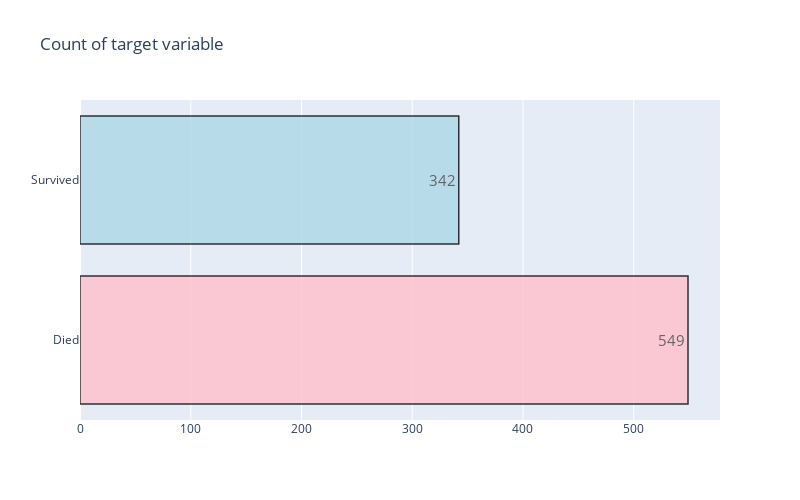
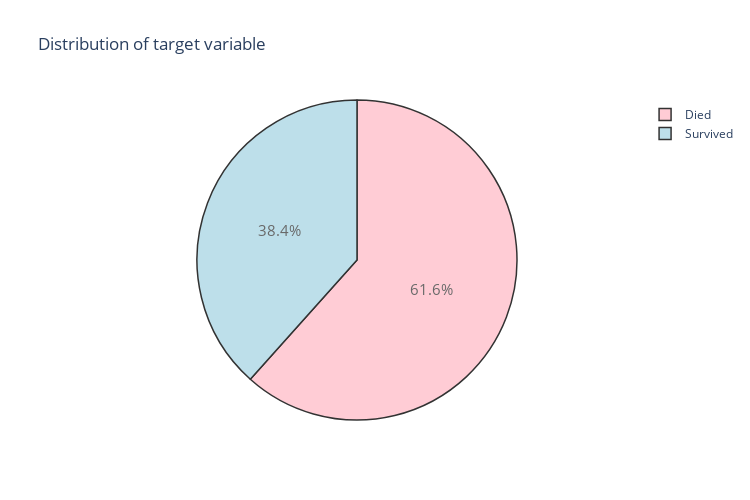

Source (notebook cell) for these figures, in order:
### Code cell
# Plotting target (count and %)
train = data[data['Type']=='train']

#------------COUNT-----------------------
trace = go.Bar(
        x = (train['Survived'].value_counts().values.tolist()), 
        y = ['Died', 'Survived'], 
        orientation = 'h', opacity = 0.8, 
        text=train['Survived'].value_counts().values.tolist(), 
        textfont=dict(size=15),
        textposition = 'auto',
        marker=dict(
        color=['pink', 'lightblue'],
        line=dict(color='#000000',width=1.5)
        ))

layout = dict(title =  'Count of target variable',
                        autosize = False,
                        height  = 500,
                        width   = 800)
                    
fig = dict(data = [trace], layout=layout)
py.iplot(fig)

#------------PERCENTAGE-------------------
trace = go.Pie(labels = ['Died', 'Survived'], values = train['Survived'].value_counts(), 
               textfont=dict(size=15), opacity = 0.8,
               marker=dict(colors=['pink', 'lightblue'], 
                           line=dict(color='#000000', width=1.5)))


layout = dict(title =  'Distribution of target variable',
                        autosize = True,
                        height  = 500,
                        width   = 750)
           
fig = dict(data = [trace], layout=layout)
py.iplot(fig)

### Figure 1 — Plotly figure (JSON) as saved in the notebook; plotly's stock layout.template omitted (floating-point values rounded to 4 significant figures)
{"data": [{"marker": {"color": ["pink", "lightblue"], "line": {"color": "#000000", "width": 1.5}}, "opacity": 0.8, "orientation": "h", "text": ["549", "342"], "textfont": {"size": 15}, "textposition": "auto", "type": "bar", "x": [549, 342], "y": ["Died", "Survived"]}], "layout": {"autosize": false, "height": 500, "title": {"text": "Count of target variable"}, "width": 800}}

### Figure 2 — Plotly figure (JSON) as saved in the notebook; plotly's stock layout.template omitted (floating-point values rounded to 4 significant figures)
{"data": [{"labels": ["Died", "Survived"], "marker": {"colors": ["pink", "lightblue"], "line": {"color": "#000000", "width": 1.5}}, "opacity": 0.8, "textfont": {"size": 15}, "type": "pie", "values": [549, 342]}], "layout": {"autosize": true, "height": 500, "title": {"text": "Distribution of target variable"}, "width": 750}}
